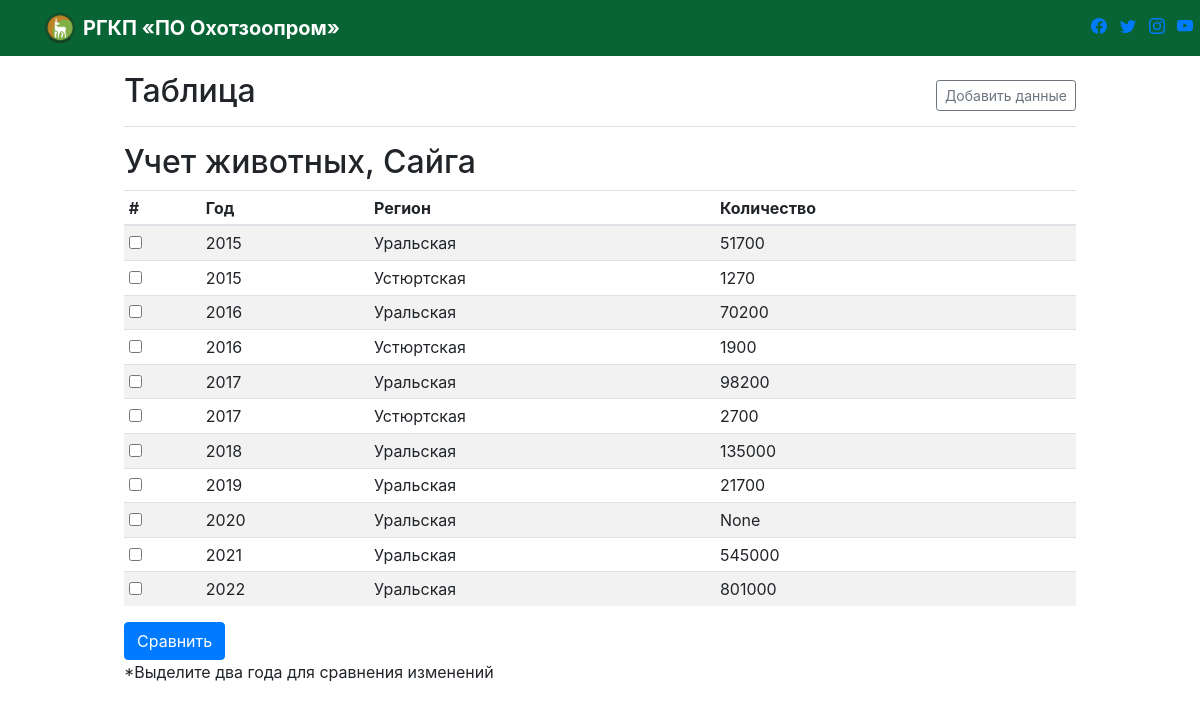
/animal/Сайга/, run on an earlier commit of the app's database.
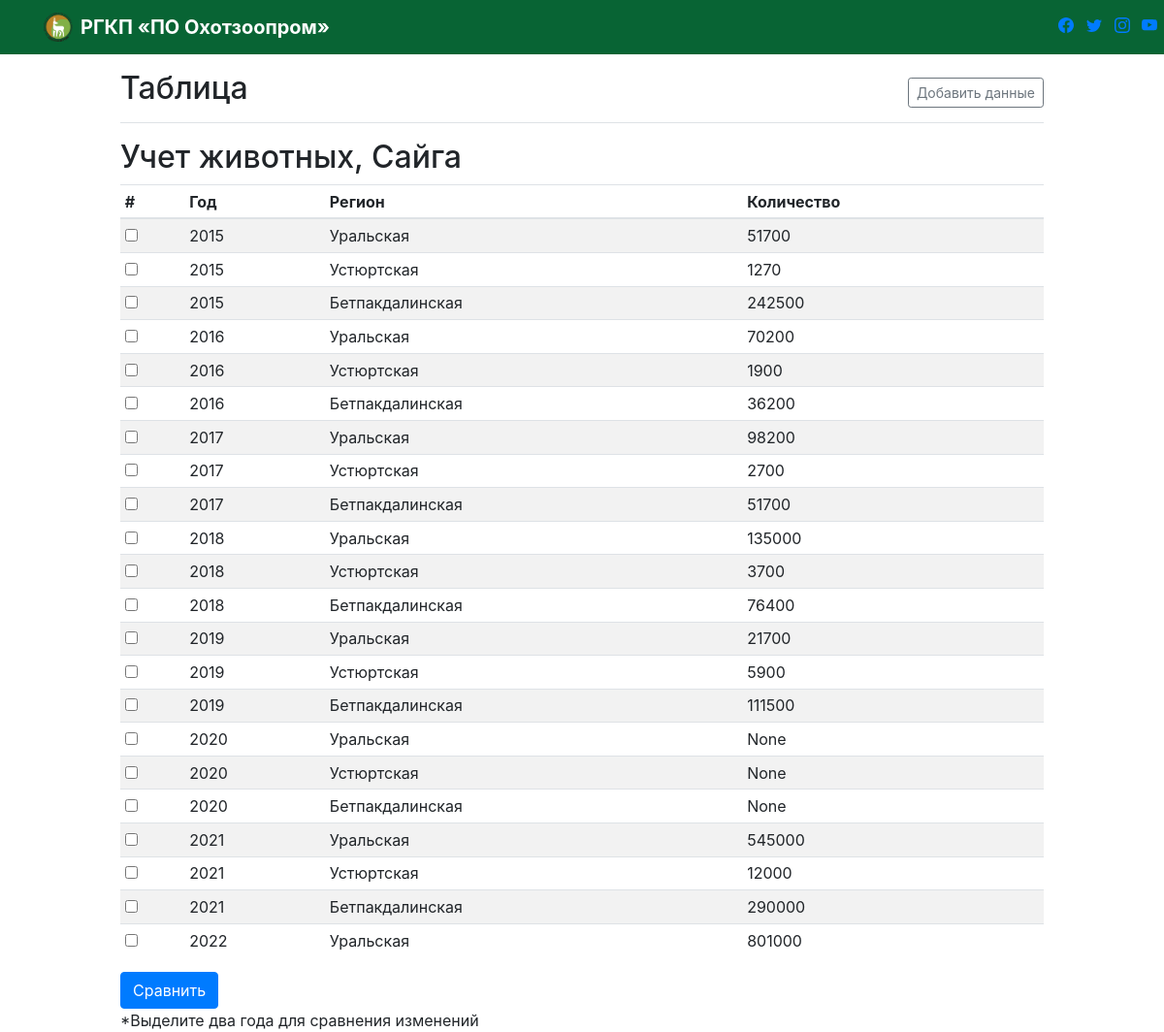
And on a later commit of the database.
### welcome/models.py (models this page shows, shortened)
class AnimalName(models.Model):
    name = models.CharField(max_length=50)
    def __str__(self):
        return self.name

class AnimalData(models.Model):
    number = models.IntegerField(blank=True, null=True)
    year = models.IntegerField()
    animal = models.ForeignKey(Location, on_delete=models.CASCADE)

class Location(models.Model):
    region = models.CharField(max_length=500)
    name = models.ForeignKey(AnimalName, on_delete=models.CASCADE)

### welcome/views.py (the view, shortened to what this page needs)
# urls.py: path("animal/<str:name>/", animal_view, name="animal_view"),
def animal_view(request, name):
    animal_name = AnimalName.objects.get(name = name)
    location_of_animal = Location.objects.filter(name__name=animal_name)
    records = AnimalData.objects.filter(animal__in=location_of_animal).order_by('year')
    years = []
    for record in records:
        if record.year not in years:
            years.append(record.year)
    data_by_year = {year: [] for year in years}
    for record in records:
        data_by_year[record.year].append(record.number)
    return render(request, 'animal.html', {'locations': location_of_animal, 'records': records, 'name': name, 'data_by_year': data_by_year})

### templates/animal.html (shortened to what this page needs)
{% extends 'navigation.html' %}
{% block content %}
    <main role="main" class="col-md-9 m-auto col-lg-10 pt-3 px-4 justify-content-center">
        <div class="d-flex justify-content-between flex-wrap flex-md-nowrap align-items-center pb-2 mb-3 border-bottom">
          <h1 class="h2">Таблица</h1>
          <div class="btn-toolbar mb-2 mb-md-0">
            <a href="{% url 'add_animal' name %}">
                <button class="btn btn-sm btn-outline-secondary">
                Добавить данные
                </button>
            </a>
          </div>
        </div>
        <h2>Учет животных, {{ name }}</h2>
        <form method="post">
          <div class="table-responsive">
            <table class="table table-striped table-sm">
              <thead>
                <tr>
                  <th># </th>
                  <th>Год </th>
                  <th>Регион</th>
                  <th>Количество</th>
                </tr>
              </thead>
                <tbody>
                  {% for record in records %}
                    <tr>
                        <td><input type="checkbox" name="data" value="{{ record.id }}"></td>
                        <td>{{ record.year }}</td>
                        <td>{{ record.animal.region }}</td>
                        <td>{{ record.number }}</td>
                    </tr>
                  {% endfor %}
                </tbody>
            </table>
          </div>
          <button type="submit" class="btn btn-primary">Сравнить</button>
        </form>
        {% if percentage %}
          Разница между {{ percentage.region1}}, {{ percentage.first_val }} годом и {{ percentage.region2}}, {{ percentage.second_val }} годом <strong>{{ percentage.number }}</strong>%.
        {% else %}
          *Выделите два года для сравнения изменений
        {% endif %}
      </main>
{% endblock %}

### templates/navigation.html (shortened to what this page needs)
{% load static %}
<!DOCTYPE html>
<html lang="en">
<head>
    <link rel="stylesheet" href="{% static 'css/bootstrap.min.css' %}">
</head>
<body>
    <div class="navbar navbar-dark box-shadow" style="background-color: #086434;">
      <div class="container d-flex justify-content-between">
        <a href="{% url 'welcome' %}" class="navbar-brand d-flex align-items-center">
        <img src="{% static 'logo.png' %}" alt="logo of company" width="30" height="30" viewBox="0 0 24 24" fill="none" stroke="currentColor" stroke-width="2" stroke-linecap="round" stroke-linejoin="round" class="mr-2">
        <strong>РГКП «ПО Охотзоопром»</strong>
        </a>
        <div style="max-width: 500px; gap:20%" class="d-flex justify-content-between">
          <a href="https://www.facebook.com/">
          </a>
          <a href="https://twitter.com/">
          </a>
          <a href="https://www.instagram.com/">
          </a>
          <a href="https://www.youtube.com/">
        </a>
      </div>
      </div>
    </div>
    {% block content %}
    {% endblock %}
</body>
</html>

What changed in the data, as far as the page shows it:
added AnimalData: year "2015", animal.region "Бетпакдалинская", number "242500"
added AnimalData: year "2016", animal.region "Бетпакдалинская", number "36200"
added AnimalData: year "2017", animal.region "Бетпакдалинская", number "51700"
added AnimalData: year "2018", animal.region "Устюртская", number "3700"
added AnimalData: year "2018", animal.region "Бетпакдалинская", number "76400"
added AnimalData: year "2019", animal.region "Устюртская", number "5900"
added AnimalData: year "2019", animal.region "Бетпакдалинская", number "111500"
added AnimalData: year "2020", animal.region "Устюртская", number "None"
added AnimalData: year "2020", animal.region "Бетпакдалинская", number "None"
added AnimalData: year "2021", animal.region "Устюртская", number "12000"
added AnimalData: year "2021", animal.region "Бетпакдалинская", number "290000"
